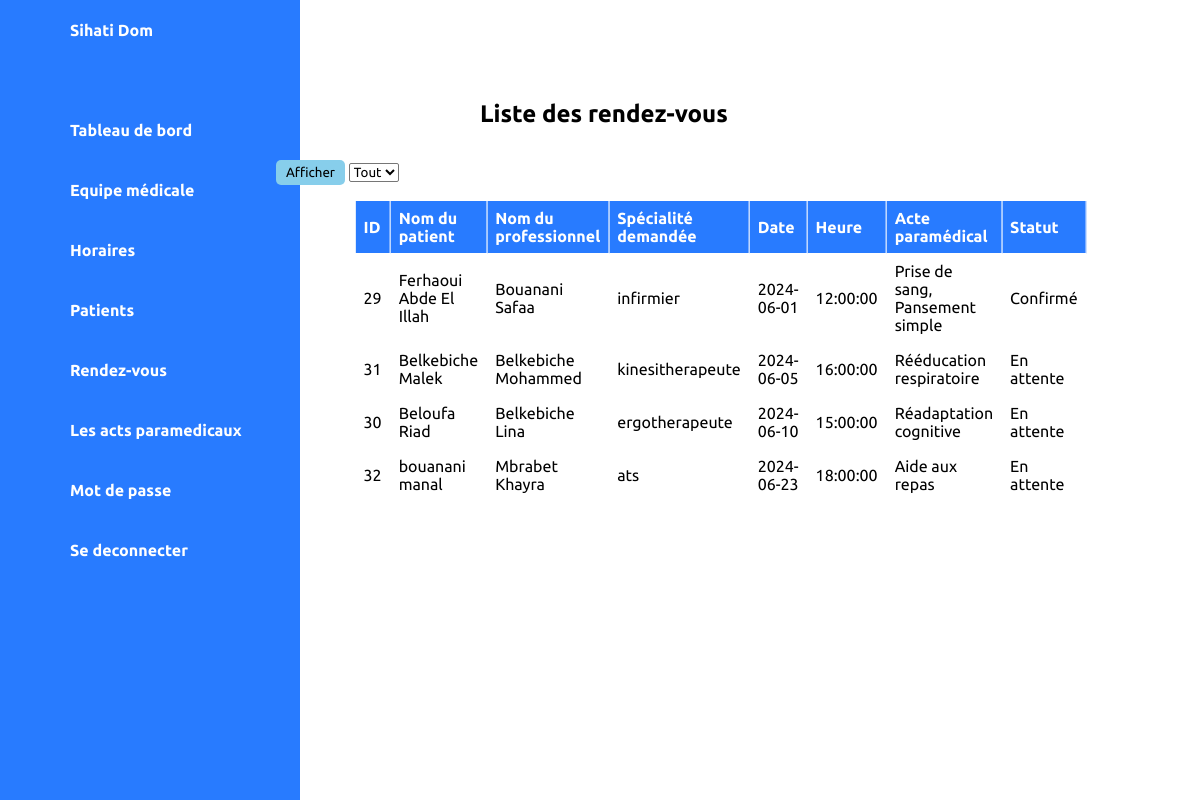
Page /rendezvous.php on the committed database.
### tables this page shows
CREATE TABLE `rendez_vous` (
  `id` int(11) NOT NULL,
  `patients_id` int(11) DEFAULT NULL,
  `professionnels_id` int(11) DEFAULT NULL,
  `address` varchar(255) NOT NULL,
  `date_rendez_vous` date DEFAULT NULL,
  `heure_rendez_vous` time DEFAULT NULL,
  `acte_paramedical` varchar(255) DEFAULT NULL,
  `statut` varchar(50) DEFAULT NULL
);

CREATE TABLE `patients` (
  `id` int(11) NOT NULL,
  `username` varchar(50) NOT NULL,
  `password` varchar(100) NOT NULL,
  `email` varchar(100) DEFAULT NULL,
  `address` varchar(255) DEFAULT NULL,
  `sex` enum('male','female') DEFAULT NULL,
  `phone` varchar(20) NOT NULL,
  `created_at` timestamp NOT NULL DEFAULT current_timestamp(),
  `status` varchar(10) DEFAULT 'hors ligne'
);

CREATE TABLE `professionnels` (
  `id` int(11) NOT NULL,
  `username` varchar(255) NOT NULL,
  `password` varchar(255) NOT NULL,
  `email` varchar(255) NOT NULL,
  `address` varchar(255) DEFAULT NULL,
  `sex` enum('male','female') NOT NULL,
  `phone` varchar(20) DEFAULT NULL,
  `created_at` timestamp NOT NULL DEFAULT current_timestamp(),
  `usertype` enum('infirmier','ergotherapeute','kinesitherapeute','ats') NOT NULL,
  `start_time` time DEFAULT NULL,
  `end_time` time DEFAULT NULL,
  `statut` varchar(10) DEFAULT 'hors ligne'
);

### rendezvous.php (the view, shortened to what this page needs)
<?php include 'menu.php'; ?>
<!DOCTYPE html>
<html lang="fr">
<head>
    <link rel="stylesheet" href="sty.css">
</head>
<body>
<div class="container">
    <div class="topbar">
    </div>
    <h2>Liste des rendez-vous</h2>
    <form action="<?php echo htmlspecialchars($_SERVER["PHP_SELF"]); ?>" method="post">
        <input type="submit" value="Afficher" name="submit" class="show-button">
        <select name="nombre" id="nombre" class="select-box">
            <option value="0" <?php if(isset($_POST['nombre']) && $_POST['nombre'] == 0) echo 'selected'; ?>>Tout</option>
        </select>
    </form>
    <table border="1" id="tableauRendezvous">
    <?php
    $servername = "localhost";
    $usernameDB = "root";
    $passwordDB = "";
    $dbname = "user";
    $conn = new mysqli($servername, $usernameDB, $passwordDB, $dbname);
    $sql_count = "SELECT COUNT(*) AS total_rendezvous FROM rendez_vous";
    $result_count = $conn->query($sql_count);
    $total_rendezvous = 0;
    if ($result_count->num_rows > 0) {
        $row = $result_count->fetch_assoc();
        $total_rendezvous = $row["total_rendezvous"];
    }
    if ($total_rendezvous == 0) {
        $output = "<tr><td colspan='8'>Aucun rendez-vous trouvé</td></tr>";
    } else {
        $selected_value = isset($_POST['nombre']) ? $_POST['nombre'] : 0;
        $limit = ($selected_value > 0) ? $selected_value : $total_rendezvous;
        $sql = "SELECT r.id, p.username AS patient, prof.username AS professionnel, prof.usertype AS specialite, r.date_rendez_vous, r.heure_rendez_vous, r.acte_paramedical, r.statut
                FROM rendez_vous r
                JOIN patients p ON r.patients_id = p.id
                JOIN professionnels prof ON r.professionnels_id = prof.id
                ORDER BY r.date_rendez_vous ASC, r.heure_rendez_vous ASC
                LIMIT $limit";
        $result = $conn->query($sql);
        if ($result->num_rows > 0) {
            $output = "<tr>
                            <th>ID</th>
                            <th>Nom du patient</th>
                            <th>Nom du professionnel</th>
                            <th>Spécialité demandée</th>
                            <th>Date</th>
                            <th>Heure</th>
                            <th>Acte paramédical</th>
                            <th>Statut</th>
                        </tr>";
            while ($row = $result->fetch_assoc()) {
                $output .= "<tr>";
                $output .= "<td>" . $row["id"] . "</td>";
                $output .= "<td>" . $row["patient"] . "</td>";
                $output .= "<td>" . $row["professionnel"] . "</td>";
                $output .= "<td>" . $row["specialite"] . "</td>";
                $output .= "<td>" . $row["date_rendez_vous"] . "</td>";
                $output .= "<td>" . $row["heure_rendez_vous"] . "</td>";
                $output .= "<td>" . $row["acte_paramedical"] . "</td>";
                $output .= "<td>" . $row["statut"] . "</td>";
                $output .= "</tr>";
            }
        }
    }
    echo $output;
    ?>
    </table>
</div>
</body>
</html>

### styl.css (style rules this page uses)
* { margin: 0; padding: 0; box-sizing: border-box; font-family: 'Ubuntu' , sans-serif; }
:root { --blue: #287bff; --white:#fff; --grey: #f5f5f5; --black1: #222; --black2: #999; }
body { min-height: 100vh; overflow-x:hidden; }
.container { position: relative; width: 100%; }
.topbar { width: 100%; height: 60px; display: flex; justify-content: space-between; align-items: center; padding: 0 10px; }

### sty.css (style rules this page uses)
.show-button { background-color: #87CEEB; color: black; border: none; padding: 5px 10px; border-radius: 5px; margin-top: 40px; left:23%; position: relative; top: 60px; }
.select-box { background-color: white; color: black; border: yes; padding: 0px 0px; border-radius: 2px; margin-top: 40px; margin-right: 10px; position: relative; left: 23%; top: 60px; }
h2 { position: absolute; top: 100px; left: calc(50% - 43%); width: 50%; left: 40%; }
table { margin: 75px auto; position: absolute; left: 57%; transform: translateX(-45%); border-collapse: collapse; }
th, td { border: 1px solid white; padding: 8px; text-align: left; }
th { background-color: #287bff; color: white ; font-weight: bold; }
tr:nth-child(odd) { background-color: white; }

### rows in the picture
rendez_vous: id "29", patients.username "Ferhaoui Abde El Illah", professionnels.username "Bouanani Safaa", professionnels.usertype "infirmier", date_rendez_vous "2024-06-01", heure_rendez_vous "12:00:00", acte_paramedical "Prise de sang, Pansement simple", statut "Confirmé"
rendez_vous: id "31", patients.username "Belkebiche Malek", professionnels.username "Belkebiche Mohammed", professionnels.usertype "kinesitherapeute", date_rendez_vous "2024-06-05", heure_rendez_vous "16:00:00", acte_paramedical "Rééducation respiratoire", statut "En attente"
rendez_vous: id "30", patients.username "Beloufa Riad", professionnels.username "Belkebiche Lina", professionnels.usertype "ergotherapeute", date_rendez_vous "2024-06-10", heure_rendez_vous "15:00:00", acte_paramedical "Réadaptation cognitive", statut "En attente"
rendez_vous: id "32", patients.username "bouanani manal", professionnels.username "Mbrabet Khayra", professionnels.usertype "ats", date_rendez_vous "2024-06-23", heure_rendez_vous "18:00:00", acte_paramedical "Aide aux repas", statut "En attente"
